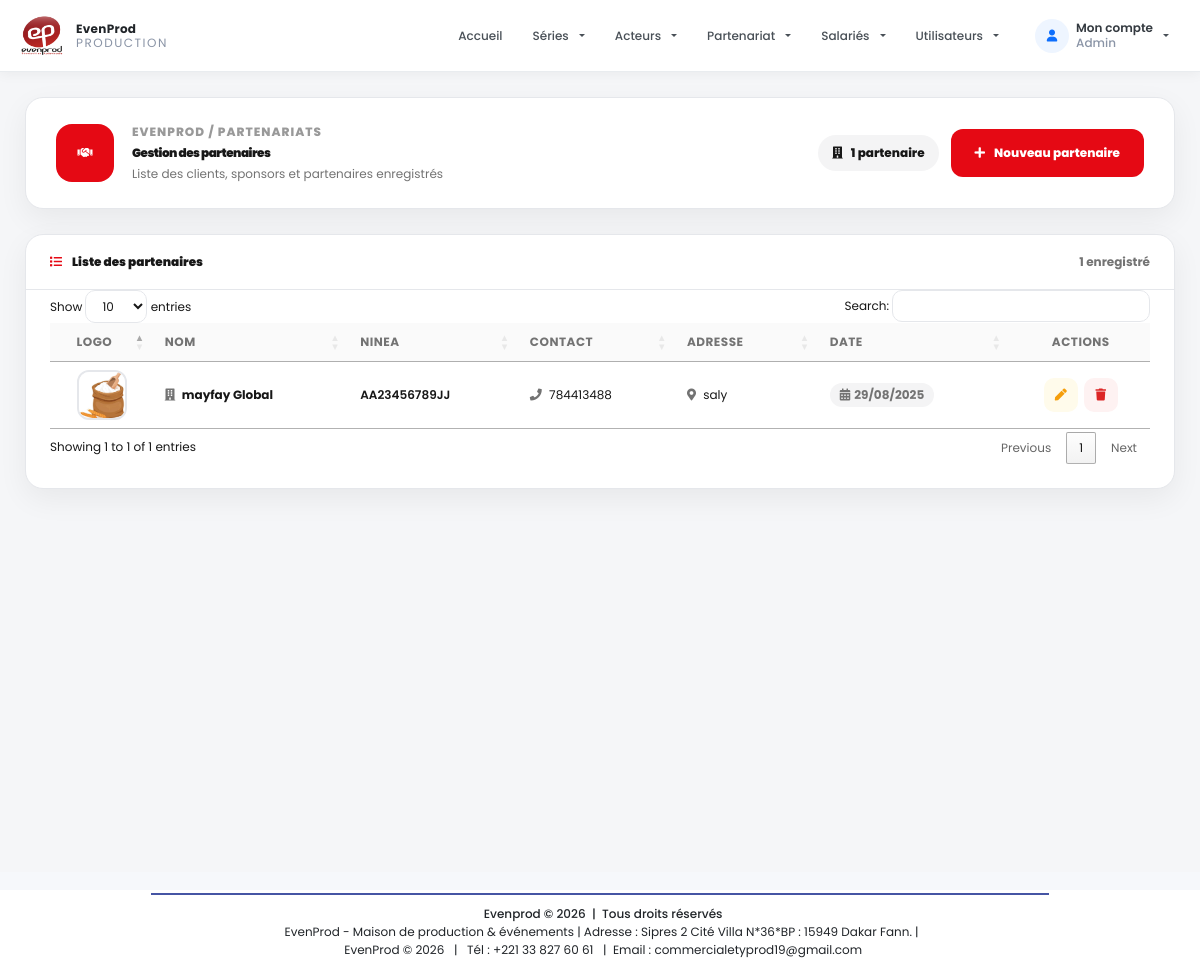
Page /pages/sponsors/listes.php (signed in) on the earlier database version.
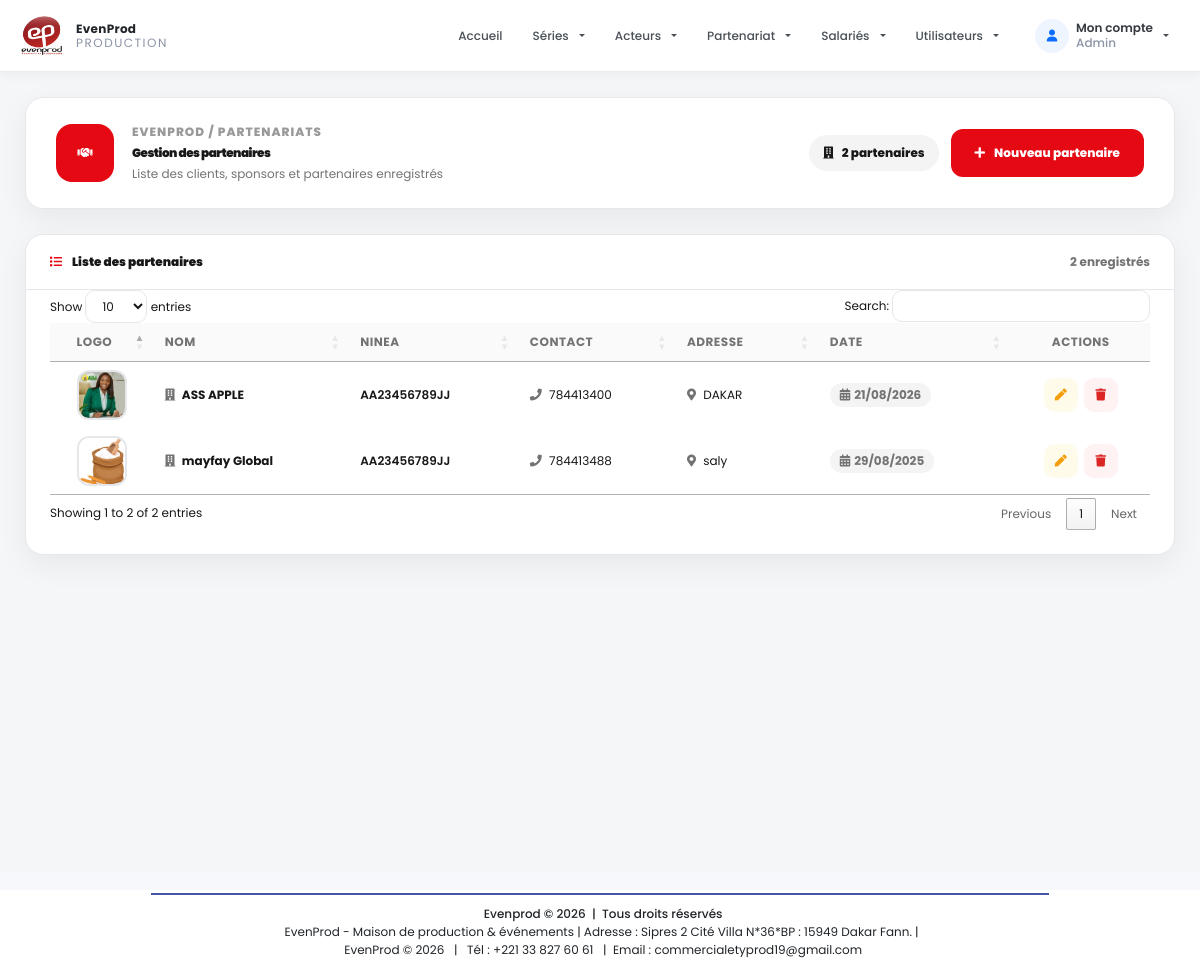
Same page on the later database version.
### tables this page shows
CREATE TABLE IF NOT EXISTS `clients` (
  `id` int NOT NULL AUTO_INCREMENT,
  `projet_id` int DEFAULT NULL,
  `nom` varchar(150) NOT NULL,
  `ninea` varchar(255) NOT NULL,
  `contact` varchar(100) DEFAULT NULL,
  `adresse` varchar(255) DEFAULT NULL,
  `email` varchar(150) DEFAULT NULL,
  `logo` varchar(255) DEFAULT NULL,
  `created_at` datetime NOT NULL DEFAULT CURRENT_TIMESTAMP,
  PRIMARY KEY (`id`),
  KEY `projet_id` (`projet_id`)
);

### config/fonction.php (called while the page is built, shortened)
<?php
function getClients($connexion)
{
    $sql = 'SELECT id, ninea, nom, logo, email, contact, adresse, created_at
            FROM clients
            ORDER BY id DESC';
    $result = mysqli_query($connexion, $sql);
    $clients = [];
    if ($result && mysqli_num_rows($result) > 0) {
        while ($row = mysqli_fetch_assoc($result)) {
            $clients[] = $row;
        }
    }
    return $clients;
}
?>

### pages/sponsors/listes.php (the view, shortened to what the changed rows need)
<?php
include '../../config/fonction.php';
$clients = getClients($connexion);
?>
<?php include '../../includes/header.php'; ?>
<head>
    <link rel="stylesheet" href="https://cdnjs.cloudflare.com/ajax/libs/font-awesome/5.15.4/css/all.min.css">
    <link rel="stylesheet" href="https://cdn.datatables.net/1.13.6/css/jquery.dataTables.min.css">
    <link rel="stylesheet" href="https://cdn.datatables.net/responsive/2.5.0/css/responsive.dataTables.min.css">
</head>
<section class="partenaires-page">
    <div class="partenaires-container">
        <header class="partenaires-header">
            <div class="partenaires-header-left">
                <div>
                    <h1>Gestion des partenaires</h1>
                </div>
            </div>
            <div class="header-actions">
                <span class="header-count">
                    <i class="fas fa-building"></i>
                    <?= count($clients) ?> partenaire<?= count($clients) > 1 ? 's' : '' ?>
                </span>
                <a href="add_spon" class="btn-add">
                    <i class="fas fa-plus"></i>
                    Nouveau partenaire
                </a>
            </div>
        </header>
        <div class="table-card">
            <div class="table-card-header">
                <h2>
                    <i class="fas fa-list"></i>
                    Liste des partenaires
                </h2>
                <span><?= count($clients) ?> enregistré<?= count($clients) > 1 ? 's' : '' ?></span>
            </div>
            <div class="table-responsive">
                <?php if (!empty($clients)): ?>
                <table class="partenaires-table" id="partenairesTable">
                    <thead>
                        <tr>
                            <th style="text-align:center; width:70px;">Logo</th>
                            <th>Nom</th>
                            <th>NINEA</th>
                            <th>Contact</th>
                            <th>Adresse</th>
                            <th>Date</th>
                            <th style="text-align:center; width:120px;">Actions</th>
                        </tr>
                    </thead>
                    <tbody>
                        <?php foreach ($clients as $cl): ?>
                        <tr>
                            <td data-label="Logo" class="logo-cell">
                                <?php if (!empty($cl['logo']) && file_exists('../../uploads/logos/' . $cl['logo'])): ?>
                                <img src="../../uploads/logos/<?= htmlspecialchars($cl['logo']) ?>"
                                     alt="<?= htmlspecialchars($cl['nom']) ?>"
                                     class="logo-img">
                                <?php else: ?>
                                <span class="logo-placeholder-cell">
                                    <i class="fas fa-building"></i>
                                </span>
                                <?php endif; ?>
                            </td>
                            <td data-label="Nom">
                                <a href="#" class="client-name">
                                    <i class="fas fa-building"></i>
                                    <?= htmlspecialchars($cl['nom']) ?>
                                </a>
                            </td>
                            <td data-label="NINEA">
                                <span style="font-weight:600; font-size:12px;">
                                    <?= htmlspecialchars($cl['ninea']) ?>
                                </span>
                            </td>
                            <td data-label="Contact">
                                <i class="fas fa-phone" style="color:var(--muted); font-size:11px; margin-right:4px;"></i>
                                <?= htmlspecialchars($cl['contact']) ?>
                            </td>
                            <td data-label="Adresse">
                                <i class="fas fa-map-marker-alt" style="color:var(--muted); font-size:11px; margin-right:4px;"></i>
                                <?= htmlspecialchars($cl['adresse'] ?? 'Non définie') ?>
                            </td>
                            <td data-label="Date">
                                <span class="badge-date">
                                    <i class="fas fa-calendar-alt"></i>
                                    <?= date('d/m/Y', strtotime($cl['created_at'])) ?>
                                </span>
                            </td>
                            <td data-label="Actions" style="text-align:center;">
                                <div class="action-group">
                                    <a href="add_spon?id=<?= htmlspecialchars($cl['id']) ?>"
                                       class="btn-action edit" title="Modifier">
                                        <i class="fas fa-pen"></i>
                                    </a>
                                    <a href="<?= $url_base ?>public/appManager/delete.php?table=clients&id=<?= htmlspecialchars($cl['id']) ?>&redirect=<?= $url_base ?>pages/sponsors/listes"
                                       class="btn-action delete"
                                       onclick="return confirm('Voulez-vous vraiment supprimer ce partenaire ?')"
                                       title="Supprimer">
                                        <i class="fas fa-trash"></i>
                                    </a>
                                </div>
                            </td>
                        </tr>
                        <?php endforeach; ?>
                    </tbody>
                </table>
                <?php endif; ?>
            </div>
        </div>
    </div>
</section>
<?php include '../../includes/footer.php'; ?>

Differences in the rows shown:
added clients: logo (picture), nom "ASS APPLE", ninea "AA23456789JJ", contact "784413400", adresse "DAKAR", created_at "21/08/2026"
Other differences:
count($clients): "1" → "2"
text written by a page script: "Show entries Search: Showing 1 to 1 of 1 entries Previous 1 Next" → "Show entries Search: Showing 1 to 2 of 2 entries Previous 1 Next"
text now shown: "s s"
